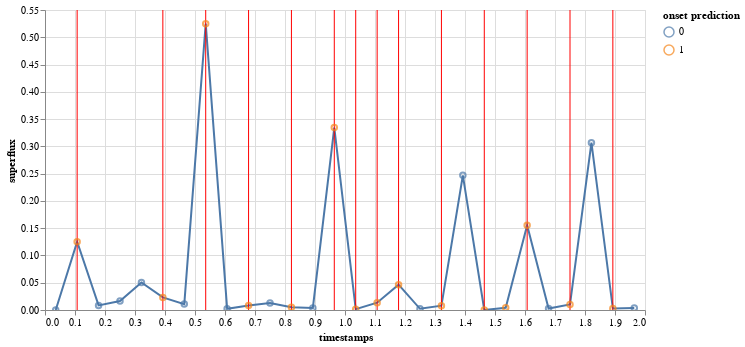

Notebook cell for this chart:
### Code cell
file = data["file"][6]

base = alt.Chart(data[(data["file"]==file)&(data["timestamps"]<2.0)])

superflux = base.mark_line().encode(x="timestamps", y="superflux")

onsets = alt.Chart(data[(data["file"]==file)&(data["timestamps"]<2.0)][data["onset"]]).mark_rule(color='red').encode(
    x='timestamps',
)

predictions = alt.Chart(data[(data["file"]==file)&(data["timestamps"]<2.0)]).mark_point().encode(
    x='timestamps',
    y="superflux",
    color="onset prediction:N",
)

(superflux + onsets + predictions).properties(width=600).interactive()

### Figure 1 — Vega-Lite specification as saved in the notebook (floating-point values rounded to 4 significant figures)
{"config": {"view": {"continuousWidth": 400, "continuousHeight": 300}}, "layer": [{"data": {"name": "data-d436a2415c7f660fbfbec13d85848355"}, "mark": "line", "encoding": {"x": {"field": "timestamps", "type": "quantitative"}, "y": {"field": "superflux", "type": "quantitative"}}, "selection": {"selector004": {"type": "interval", "bind": "scales", "encodings": ["x", "y"]}}}, {"data": {"name": "data-ea349e358c69774994eb4cb80254d290"}, "mark": {"type": "rule", "color": "red"}, "encoding": {"x": {"field": "timestamps", "type": "quantitative"}}}, {"data": {"name": "data-d436a2415c7f660fbfbec13d85848355"}, "mark": "point", "encoding": {"color": {"field": "onset prediction", "type": "nominal"}, "x": {"field": "timestamps", "type": "quantitative"}, "y": {"field": "superflux", "type": "quantitative"}}}], "width": 600, "$schema": "https://vega.github.io/schema/vega-lite/v4.17.0.json", "datasets": {"data-d436a2415c7f660fbfbec13d85848355": [{"file": "Media-105801(11.0-21.0)", "timestamps": 0.03571, "onset": false, "onset probabilty": 0.03696, "onset prediction": 0, "superflux": 0.0}, {"file": "Media-105801(11.0-21.0)", "timestamps": 0.1071, "onset": true, "onset probabilty": 0.9984, "onset prediction": 1, "superflux": 0.1251}, {"file": "Media-105801(11.0-21.0)", "timestamps": 0.1786, "onset": false, "onset probabilty": 0.4057, "onset prediction": 0, "superflux": 0.00839}, {"file": "Media-105801(11.0-21.0)", "timestamps": 0.25, "onset": false, "onset probabilty": 0.1003, "onset prediction": 0, "superflux": 0.01644}, {"file": "Media-105801(11.0-21.0)", "timestamps": 0.3214, "onset": false, "onset probabilty": 0.4226, "onset prediction": 0, "superflux": 0.05038}, {"file": "Media-105801(11.0-21.0)", "timestamps": 0.3929, "onset": true, "onset probabilty": 0.8711, "onset prediction": 1, "superflux": 0.02307}, {"file": "Media-105801(11.0-21.0)", "timestamps": 0.4643, "onset": false, "onset probabilty": 0.2234, "onset prediction": 0, "superflux": 0.01085}, {"file": "Media-105801(11.0-21.0)", "timestamps": 0.5357, "onset": true, "onset probabilty": 0.945, "onset prediction": 1, "superflux": 0.5249}, {"file": "Media-105801(11.0-21.0)", "timestamps": 0.6071, "onset": false, "onset probabilty": 0.4544, "onset prediction": 0, "superflux": 0.00231}, {"file": "Media-105801(11.0-21.0)", "timestamps": 0.6786, "onset": true, "onset probabilty": 0.6696, "onset prediction": 1, "superflux": 0.00823}, {"file": "Media-105801(11.0-21.0)", "timestamps": 0.75, "onset": false, "onset probabilty": 0.4801, "onset prediction": 0, "superflux": 0.01296}, {"file": "Media-105801(11.0-21.0)", "timestamps": 0.8214, "onset": true, "onset probabilty": 0.934, "onset prediction": 1, "superflux": 0.00514}, {"file": "Media-105801(11.0-21.0)", "timestamps": 0.8929, "onset": false, "onset probabilty": 0.1022, "onset prediction": 0, "superflux": 0.00382}, {"file": "Media-105801(11.0-21.0)", "timestamps": 0.9643, "onset": true, "onset probabilty": 0.8871, "onset prediction": 1, "superflux": 0.3344}, {"file": "Media-105801(11.0-21.0)", "timestamps": 1.036, "onset": true, "onset probabilty": 0.97, "onset prediction": 1, "superflux": 0.00162}, {"file": "Media-105801(11.0-21.0)", "timestamps": 1.107, "onset": true, "onset probabilty": 0.8517, "onset prediction": 1, "superflux": 0.01334}, {"file": "Media-105801(11.0-21.0)", "timestamps": 1.179, "onset": true, "onset probabilty": 0.9427, "onset prediction": 1, "superflux": 0.04647}, {"file": "Media-105801(11.0-21.0)", "timestamps": 1.25, "onset": false, "onset probabilty": 0.409, "onset prediction": 0, "superflux": 0.00222}, {"file": "Media-105801(11.0-21.0)", "timestamps": 1.321, "onset": true, "onset probabilty": 0.8031, "onset prediction": 1, "superflux": 0.00792}, {"file": "Media-105801(11.0-21.0)", "timestamps": 1.393, "onset": false, "onset probabilty": 0.265, "onset prediction": 0, "superflux": 0.2469}, {"file": "Media-105801(11.0-21.0)", "timestamps": 1.464, "onset": true, "onset probabilty": 0.8709, "onset prediction": 1, "superflux": 0.0}, {"file": "Media-105801(11.0-21.0)", "timestamps": 1.536, "onset": false, "onset probabilty": 0.7964, "onset prediction": 1, "superflux": 0.00414}, {"file": "Media-105801(11.0-21.0)", "timestamps": 1.607, "onset": true, "onset probabilty": 0.9431, "onset prediction": 1, "superflux": 0.1552}, {"file": "Media-105801(11.0-21.0)", "timestamps": 1.679, "onset": false, "onset probabilty": 0.04509, "onset prediction": 0, "superflux": 0.0028}, {"file": "Media-105801(11.0-21.0)", "timestamps": 1.75, "onset": true, "onset probabilty": 0.8025, "onset prediction": 1, "superflux": 0.01023}, {"file": "Media-105801(11.0-21.0)", "timestamps": 1.821, "onset": false, "onset probabilty": 0.06116, "onset prediction": 0, "superflux": 0.3067}, {"file": "Media-105801(11.0-21.0)", "timestamps": 1.893, "onset": true, "onset probabilty": 0.5338, "onset prediction": 1, "superflux": 0.00261}, {"file": "Media-105801(11.0-21.0)", "timestamps": 1.964, "onset": false, "onset probabilty": 0.3325, "onset prediction": 0, "superflux": 0.00367}], "data-ea349e358c69774994eb4cb80254d290": [{"file": "Media-105801(11.0-21.0)", "timestamps": 0.1071, "onset": true, "onset probabilty": 0.9984, "onset prediction": 1, "superflux": 0.1251}, {"file": "Media-105801(11.0-21.0)", "timestamps": 0.3929, "onset": true, "onset probabilty": 0.8711, "onset prediction": 1, "superflux": 0.02307}, {"file": "Media-105801(11.0-21.0)", "timestamps": 0.5357, "onset": true, "onset probabilty": 0.945, "onset prediction": 1, "superflux": 0.5249}, {"file": "Media-105801(11.0-21.0)", "timestamps": 0.6786, "onset": true, "onset probabilty": 0.6696, "onset prediction": 1, "superflux": 0.00823}, {"file": "Media-105801(11.0-21.0)", "timestamps": 0.8214, "onset": true, "onset probabilty": 0.934, "onset prediction": 1, "superflux": 0.00514}, {"file": "Media-105801(11.0-21.0)", "timestamps": 0.9643, "onset": true, "onset probabilty": 0.8871, "onset prediction": 1, "superflux": 0.3344}, {"file": "Media-105801(11.0-21.0)", "timestamps": 1.036, "onset": true, "onset probabilty": 0.97, "onset prediction": 1, "superflux": 0.00162}, {"file": "Media-105801(11.0-21.0)", "timestamps": 1.107, "onset": true, "onset probabilty": 0.8517, "onset prediction": 1, "superflux": 0.01334}, {"file": "Media-105801(11.0-21.0)", "timestamps": 1.179, "onset": true, "onset probabilty": 0.9427, "onset prediction": 1, "superflux": 0.04647}, {"file": "Media-105801(11.0-21.0)", "timestamps": 1.321, "onset": true, "onset probabilty": 0.8031, "onset prediction": 1, "superflux": 0.00792}, {"file": "Media-105801(11.0-21.0)", "timestamps": 1.464, "onset": true, "onset probabilty": 0.8709, "onset prediction": 1, "superflux": 0.0}, {"file": "Media-105801(11.0-21.0)", "timestamps": 1.607, "onset": true, "onset probabilty": 0.9431, "onset prediction": 1, "superflux": 0.1552}, {"file": "Media-105801(11.0-21.0)", "timestamps": 1.75, "onset": true, "onset probabilty": 0.8025, "onset prediction": 1, "superflux": 0.01023}, {"file": "Media-105801(11.0-21.0)", "timestamps": 1.893, "onset": true, "onset probabilty": 0.5338, "onset prediction": 1, "superflux": 0.00261}]}}
